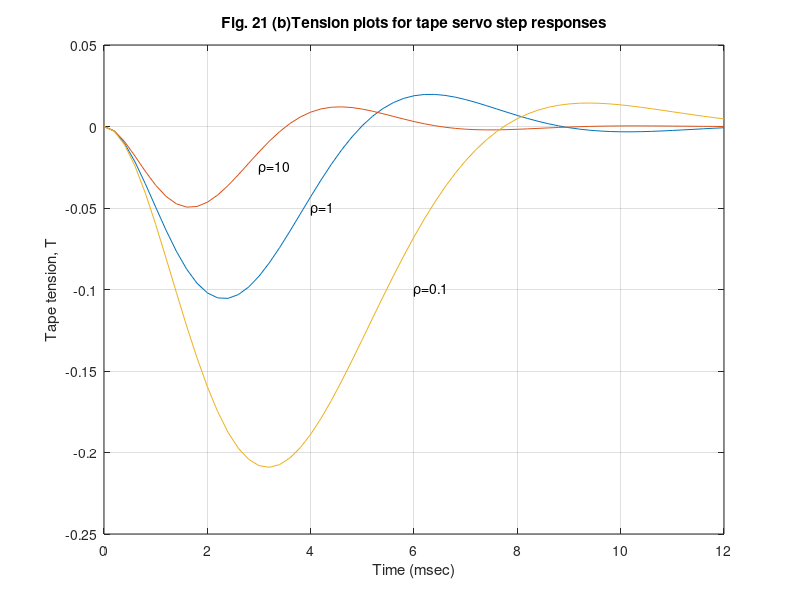

Recreate this plot in MATLAB.
%  Figure 7.21      Feedback Control of Dynamic Systems, 4e
%                        Franklin, Powell, Emami
%
% fig7_21.m
% Script to plot the step position responses of the tape
% drive servo for LQR designs             
% 
clf;

f =[0    2.0000         0         0         0;
   -0.1000   -0.3500    0.1000    0.1000    0.7500;
         0         0         0    2.0000         0 ;
    0.4000    0.4000   -0.4000   -1.4000         0  ;
         0   -0.0300         0         0   -1.0000   ];

g =[0;
     0;
     0 ;
     0  ;
     1   ];
h3 =[0.5000         0    0.5000         0         0];
ht =[-0.2000   -0.2000    0.2000    0.2000         0];

j=[0];

s=[f g;h3 j];
r=[0 0 0 0 0 1]';
n=s\r
nu=n(6);
nx=n(1:5)

t=0:.2:12;
rho=1;
klqr=lqr(f,g,rho*h3'*h3,1)

%klqr =[0.6526    2.1667    0.3474    0.5976    1.0616];

flqrc=f-g*klqr;
nbarlqr = klqr*nx+nu;

sys=ss(flqrc,g*nbarlqr,h3,j);

[ylqr]=step(sys,t);

plot(t,[ylqr]);
grid;
title('Fig. 7.21 (a): Step responses of tape servo designs')
xlabel('Time (msec)');
ylabel('Tape position, x3');
hold on;

rho=10;
klqr2=lqr(f,g,rho*h3'*h3,1)

flqrc2=f-g*klqr2;
nbarlqr2 = klqr2*nx+nu;

sys2=ss(flqrc2,g*nbarlqr2,h3,j);

[ylqr2]=step(sys2,t);

plot(t,[ylqr ylqr2])

hold on;

rho=0.1;
klqr3=lqr(f,g,rho*h3'*h3,1)

flqrc3=f-g*klqr3;
nbarlqr3 = klqr3*nx+nu;

sys3=ss(flqrc3,g*nbarlqr3,h3,j);

[ylqr3]=step(sys3,t);

plot(t,[ylqr ylqr2 ylqr3]);
text(2.3,.8,'\rho=10');
text(3.5,.8,'\rho=1');
text(5,.7,'\rho=0.1');
hold off;

pause;

%Tension Responses

syst=ss(flqrc,g*nbarlqr,ht,j);

Tlqr=step(syst,t);

syst2=ss(flqrc2,g*nbarlqr,ht,j);

Tlqr2=step(syst2,t);

syst3=ss(flqrc3,g*nbarlqr,ht,j);

Tlqr3=step(syst3,t);


plot(t,[Tlqr Tlqr2 Tlqr3]);
grid
title('Fig. 21 (b)Tension plots for tape servo step responses')
xlabel('Time (msec)');
ylabel('Tape tension, T');
text(3,-0.025,'\rho=10');
text(4,-0.05,'\rho=1');
text(6,-.1,'\rho=0.1');


